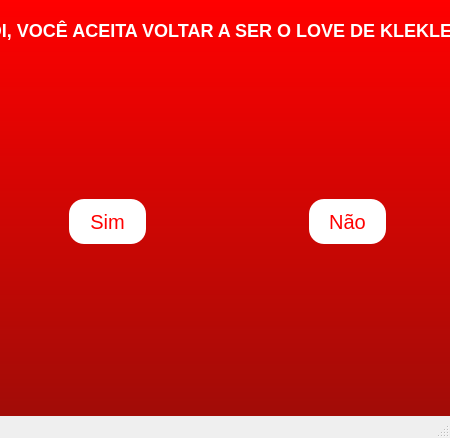
<?xml version="1.0" encoding="UTF-8"?>
<ui version="4.0">
 <class>MainWindow</class>
 <widget class="QMainWindow" name="MainWindow">
  <property name="geometry">
   <rect>
    <x>0</x>
    <y>0</y>
    <width>450</width>
    <height>438</height>
   </rect>
  </property>
  <property name="windowTitle">
   <string>MainWindow</string>
  </property>
  <widget class="QWidget" name="centralwidget">
   <property name="styleSheet">
    <string notr="true">QWidget#centralwidget{	
	background-color: qlineargradient(spread:pad, x1:0, y1:0, x2:0, y2:1, stop:0 rgba(255, 0, 0, 255), stop:1 rgba(161, 12, 7, 255));
}

QLabel#Pergunta{
	font-size: 18px;
	font-weight: bold;
	color: white;
}

QPushButton{
	font-size: 20px;
	color: red;
	min-height: 45px;
	border-radius: 15px;
	background-color: white;
}</string>
   </property>
   <widget class="QLabel" name="Pergunta">
    <property name="geometry">
     <rect>
      <x>-10</x>
      <y>0</y>
      <width>471</width>
      <height>61</height>
     </rect>
    </property>
    <property name="text">
     <string>OI, VOCÊ ACEITA VOLTAR A SER O LOVE DE KLEKLE?</string>
    </property>
    <property name="alignment">
     <set>Qt::AlignCenter</set>
    </property>
   </widget>
   <widget class="QFrame" name="frame_yes">
    <property name="geometry">
     <rect>
      <x>60</x>
      <y>190</y>
      <width>95</width>
      <height>61</height>
     </rect>
    </property>
    <property name="frameShape">
     <enum>QFrame::NoFrame</enum>
    </property>
    <property name="frameShadow">
     <enum>QFrame::Raised</enum>
    </property>
    <layout class="QHBoxLayout" name="horizontalLayout_2">
     <item>
      <widget class="QPushButton" name="button_yes">
       <property name="text">
        <string>Sim</string>
       </property>
      </widget>
     </item>
    </layout>
   </widget>
   <widget class="QFrame" name="frame_no">
    <property name="geometry">
     <rect>
      <x>300</x>
      <y>190</y>
      <width>95</width>
      <height>61</height>
     </rect>
    </property>
    <property name="frameShape">
     <enum>QFrame::NoFrame</enum>
    </property>
    <property name="frameShadow">
     <enum>QFrame::Raised</enum>
    </property>
    <layout class="QHBoxLayout" name="horizontalLayout">
     <item>
      <widget class="QPushButton" name="button_no">
       <property name="text">
        <string>Não</string>
       </property>
      </widget>
     </item>
    </layout>
   </widget>
   <widget class="QLabel" name="coracao">
    <property name="geometry">
     <rect>
      <x>80</x>
      <y>60</y>
      <width>301</width>
      <height>301</height>
     </rect>
    </property>
    <property name="text">
     <string/>
    </property>
    <property name="pixmap">
     <pixmap resource="resource.qrc">:/images/coracao.png</pixmap>
    </property>
    <property name="scaledContents">
     <bool>true</bool>
    </property>
   </widget>
  </widget>
  <widget class="QStatusBar" name="statusbar"/>
 </widget>
 <resources>
  <include location="resource.qrc"/>
  <include location="../resource.qrc"/>
 </resources>
 <connections/>
</ui>
